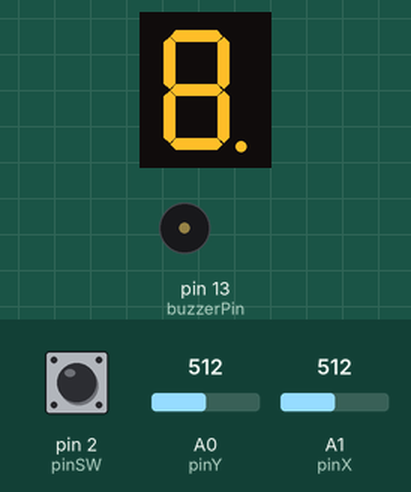
The sketch below on a simulated Arduino Uno, built with avr-gcc and run on an emulated ATmega328P. Parts: 1-digit seven-segment display, buzzer (waves = sounding). Wiring (inferred from the names in the program): 1-digit 7-segment display, segments lit when LOW: segments pin 10, pin 9, pin 8, pin 7, pin 6, pin 5, pin 4, pin 12. The inputs (shaded band) are chosen by the test bench; at power-on: A1 (pinX) = 512, pin 2 (pinSW) HIGH, A0 (pinY) = 512. The segment pins are drawn as the display they are named for.

Above: at 1.6 s.
1.7 s: A1 (pinX) set to 190
At 2.4 s:
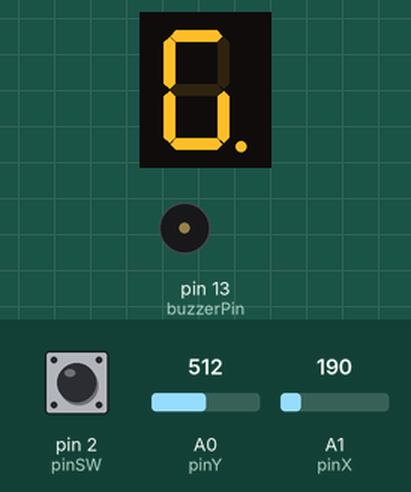
4.7 s: pin 2 (pinSW) pulled LOW for 3.2 s
At 7.3 s:
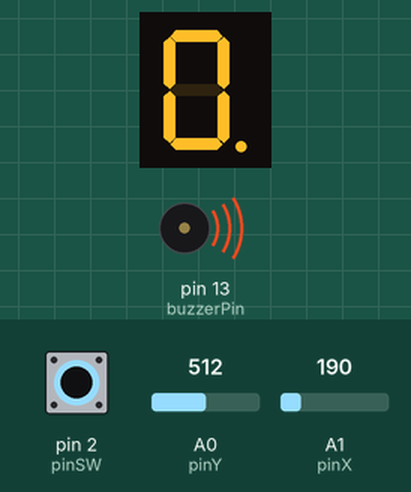
Timing chart, 0 to 9.2 s (numbered marks = the images above; inputs shaded):
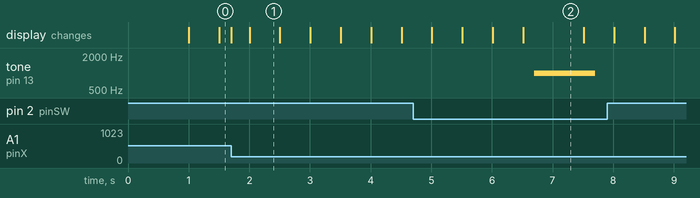

The sketch:

Homework3_7SegmentDisplay.ino
```cpp
// declare all the segments pins
const int pinA = 12;
const int pinB = 10;
const int pinC = 9;
const int pinD = 8;
const int pinE = 7;
const int pinF = 6;
const int pinG = 5;
const int pinDP = 4;

const int UP = 0;
const int DOWN = 1;
const int LEFT = 2;
const int RIGHT = 3;

const int A = 0;
const int B = 1;
const int C = 2;
const int D = 3;
const int E = 4;
const int F = 5;
const int G = 6;
const int DP = 7;


const int possibleMoves = 4;
bool commonAnode = false;
const int noOfLeds = 8;

int segmentsPins[noOfLeds] = {
  pinA, pinB, pinC, pinD, pinE, pinF, pinG, pinDP
};

int segmentOrder[noOfLeds] = { A, B, C, D, E, F, G, DP };

const int noOfMoves = 4;
int moves[noOfMoves] = {
  UP, DOWN, LEFT, RIGHT
};

int ledStates[noOfLeds] = { 0, 0, 0, 0, 0, 0, 0, 1 };


int currentMove = -1;
int currentSegment = segmentOrder[DP];

const int buzzerPin = 13;
int buzzerTone = 1000;
int buzzerDuration = 1000;


const int pinSW = 2;  // digital pin connected to switch output
const int pinX = A1;  // A0 - analog pin connected to X output
const int pinY = A0;  // A1 - analog pin connected to Y output
byte swState = LOW;
int xValue = 0;
int yValue = 0;


// a = first line
//...
// g = 7th line
// dp = 8th line
// UP = first column
// DOWN = second column
// LEFT = third column
// RIGHT = fourth column
int movesMatrix[noOfLeds][possibleMoves] = {
  { -1, 6, 5, 1 },
  { 0, 6, 5, -1 },
  { 6, 3, 4, 7 },
  { 6, -1, 4, 2 },
  { 6, 3, -1, 2 },
  { 0, 6, -1, 1 },
  { 0, 3, -1, -1 },
  { -1, -1, 2, -1 }
};

bool joyMoved = false;
int minThreshold = 200;
int maxThreshold = 800;

int idleMin = 510;
int idleMax = 550;

int flickerTime = 500;
long lastFlicker = 0;

bool flickerLedState = 1;

const unsigned long debounceDelay = 200;  // Debounce time in milliseconds

const int resetTime = 2000;

volatile bool swPressed = false;
volatile bool reset = false;         // Flag to indicate button press event
unsigned long lastDebounceTime = 0;  // Keeps track of the last time the button was pressed
volatile unsigned long lastLongPress = 0;

volatile bool possiblePress = false;
volatile bool shouldStartCounter = false;

bool buttonReading = HIGH;  // The current reading from the button pin
bool buttonState = HIGH;    // The previous state of the button (HIGH when not pressed to INPUT_PULLUP)

bool possibleReset = false;
unsigned long possibleLongPressTime = 0;

void setup() {

  pinMode(pinSW, INPUT_PULLUP);  // activate pull-up resistor on the // push-button pin
  // Start the serial communication.
  Serial.begin(9600);

  pinMode(buzzerPin,  OUTPUT);

  // initialize all the pins
  for (int i = 0; i < noOfLeds; i++) {
    pinMode(segmentsPins[i], OUTPUT);
  }

  attachInterrupt(digitalPinToInterrupt(pinSW), handleInterrupt, FALLING);
}


void loop() {

  //We read the values for each axis from the joystick
  xValue = analogRead(pinX);
  yValue = analogRead(pinY);

  //We set the currentMove to -1 in order to interpret each joyStick move only a single time
  currentMove = -1;

  //this function makes the selected segment to blink
  flicker();
  checkPossiblePress();
  checkPossibleReset();
  //this function interprets the joystick move as a right, left, up or down
  checkDirection();
  //this function prints the led states
  displaySegment(currentMove);
}


void displaySegment(int currentMove) {

  int line = currentSegment;
  int nextSegment = -1;
  if (currentMove != -1) {
    nextSegment = movesMatrix[line][currentMove];
  }

  if (nextSegment != -1) {
    currentSegment = nextSegment;
  }

  for (int i = 0; i < noOfLeds; i++) {
    if (currentSegment != i) {
      digitalWrite(segmentsPins[i], ledStates[i]);
    }
  }
}


void checkPossiblePress(){
  if (possiblePress) {
    // Start the debounce counter if needed
    if (shouldStartCounter) {
      lastDebounceTime = millis();
      possibleLongPressTime = millis();
      shouldStartCounter = false;
    }

    // If the debounce period has elapsed
    if ((millis() - lastDebounceTime) > debounceDelay) {
      // Read the current state of the button
      buttonReading = digitalRead(pinSW);
      // If the button state has changed (it was not a false press)
      if (buttonReading != buttonState) {
        // Toggle the LED state if the button was truly pressed (read as LOW due to INPUT_PULLUP)
        if (buttonReading == LOW) {
          ledStates[currentSegment] = !ledStates[currentSegment];
          possibleReset = true;
        }

      }  // If the states match, it was a false alarm due to noise
      // Reset the possiblePress flag
      possiblePress = false;
    }
  }
}


void checkPossibleReset(){
   if (possibleReset) {
    //The button was pressed for long enough to to consider it as a reset
    if (millis() - possibleLongPressTime > resetTime) {

      buttonReading = digitalRead(pinSW);
      if (buttonReading != buttonState) {
        //The button is pressed
        if (buttonReading == LOW) {

          //We turn off the leds for each segment and we set the selected segment to be the DP
          for (int i = 0; i < noOfLeds; i++) {
            ledStates[i] = 0;
          }
          currentSegment = segmentOrder[DP];
          tone(buzzerPin,buzzerTone,buzzerDuration);
        }
        possibleReset = false;
      }
    }
  }
}


void checkDirection(){

  //Right direction
  if (xValue > maxThreshold && joyMoved == false) {

    if (yValue < maxThreshold && yValue > minThreshold) {
      currentMove = moves[RIGHT];

    }

    else if (yValue >= maxThreshold) {
      if (xValue > yValue) {
        //the joyStick is more on the right than it is upwards
        currentMove = moves[RIGHT];
      } else {
        currentMove = moves[UP];
      }
    }

    else if (yValue <= minThreshold) {
      //the joyStick is more on the right than it is downwards
      //the joyStick is closer to the threshold for the right than the threashold for the down
      if (maxThreshold - xValue < yValue - minThreshold) {
        currentMove = moves[RIGHT];
      } else {
        currentMove = moves[DOWN];
      }
    }

    joyMoved = true;
  }

  //Left direction
  if (xValue < minThreshold && joyMoved == false) {

    if (yValue < maxThreshold && yValue > minThreshold) {
      currentMove = moves[LEFT];
    } else if (yValue >= maxThreshold) {
      if (xValue - minThreshold < maxThreshold - yValue) {
        currentMove = moves[LEFT];
      } else {
        currentMove = moves[UP];
      }
    }

    else if (yValue <= minThreshold) {
      if (xValue < yValue) {
        currentMove = moves[LEFT];
      } else {
        currentMove = moves[DOWN];
      }
    }

    joyMoved = true;
  }

  //Down direction
  if (yValue < minThreshold && joyMoved == false) {

    if (xValue < maxThreshold && xValue > minThreshold) {
      currentMove = moves[DOWN];
    } else if (xValue >= maxThreshold) {
      if (maxThreshold - xValue < yValue - minThreshold) {
        currentMove = moves[RIGHT];
      } else {
        currentMove = moves[DOWN];
      }
    }

    else if (xValue <= minThreshold) {
      if (xValue < yValue) {
        currentMove = moves[LEFT];
      } else {
        currentMove = moves[DOWN];
      }
    }

    joyMoved = true;
  }

  //Up direction
  if (yValue > maxThreshold && joyMoved == false) {

    if (xValue < maxThreshold && xValue > minThreshold) {
      currentMove = moves[UP];
    } else if (xValue >= maxThreshold) {
      if (xValue > yValue) {
        currentMove = moves[RIGHT];
      } else {
        currentMove = moves[UP];
      }
    }

    else if (xValue <= minThreshold) {
      if (xValue - minThreshold < maxThreshold - yValue) {
        currentMove = moves[LEFT];
      } else {
        currentMove = moves[UP];
      }
    }

    joyMoved = true;
  }

  if (xValue >= idleMin && xValue <= idleMax && yValue >= idleMin && yValue <= idleMax) {
    joyMoved = false;
  }

}


void handleInterrupt() {

  possiblePress = true;
  shouldStartCounter = true;

}


void flicker() {

  //If the selected segment has stayed in one state for long enough we switch its state
  if (millis() - lastFlicker > flickerTime) {

    flickerLedState = !flickerLedState;
    digitalWrite(segmentsPins[currentSegment], flickerLedState);
    lastFlicker = millis();
  }
}
```

Measured:
- after the input at 4.7 s, tone on pin 13 (buzzerPin): silent → 1000 Hz after 2.0 s, → silent 1.0 s later
- what the display in image 1 shows lasts 0.5 s, from 2.0 s to 2.5 s
- what the display in image 2 shows lasts 1.0 s, from 6.5 s to 7.5 s
